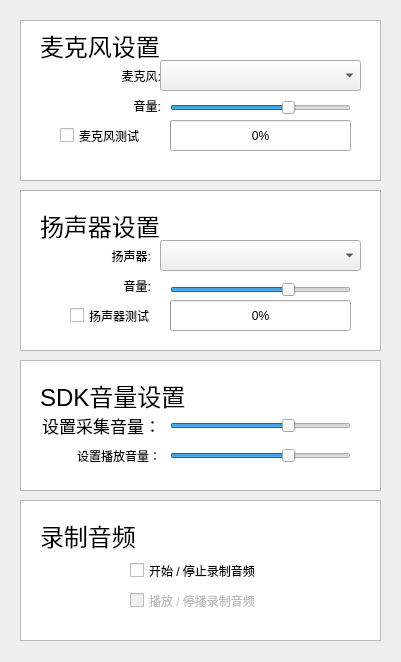
<?xml version="1.0" encoding="UTF-8"?>
<ui version="4.0">
 <class>TestAudioSetting</class>
 <widget class="QDialog" name="TestAudioSetting">
  <property name="geometry">
   <rect>
    <x>0</x>
    <y>0</y>
    <width>401</width>
    <height>662</height>
   </rect>
  </property>
  <property name="windowTitle">
   <string>声音设置</string>
  </property>
  <widget class="QCheckBox" name="switchAudioRecordBox">
   <property name="geometry">
    <rect>
     <x>130</x>
     <y>550</y>
     <width>171</width>
     <height>41</height>
    </rect>
   </property>
   <property name="text">
    <string>开始 / 停止录制音频</string>
   </property>
  </widget>
  <widget class="QCheckBox" name="startPlayAudioRecord">
   <property name="enabled">
    <bool>false</bool>
   </property>
   <property name="geometry">
    <rect>
     <x>130</x>
     <y>580</y>
     <width>161</width>
     <height>41</height>
    </rect>
   </property>
   <property name="text">
    <string>播放 / 停播录制音频</string>
   </property>
  </widget>
  <widget class="QSlider" name="sdkAudioPlayoutVolumeSlider">
   <property name="geometry">
    <rect>
     <x>170</x>
     <y>440</y>
     <width>181</width>
     <height>31</height>
    </rect>
   </property>
   <property name="maximum">
    <number>150</number>
   </property>
   <property name="value">
    <number>100</number>
   </property>
   <property name="orientation">
    <enum>Qt::Horizontal</enum>
   </property>
  </widget>
  <widget class="QLabel" name="playoutVolumeLabel">
   <property name="geometry">
    <rect>
     <x>30</x>
     <y>440</y>
     <width>131</width>
     <height>31</height>
    </rect>
   </property>
   <property name="text">
    <string>设置播放音量：</string>
   </property>
   <property name="alignment">
    <set>Qt::AlignRight|Qt::AlignTrailing|Qt::AlignVCenter</set>
   </property>
  </widget>
  <widget class="QLabel" name="captureVolumeLabel">
   <property name="geometry">
    <rect>
     <x>20</x>
     <y>410</y>
     <width>141</width>
     <height>31</height>
    </rect>
   </property>
   <property name="font">
    <font>
     <pointsize>13</pointsize>
    </font>
   </property>
   <property name="text">
    <string>设置采集音量：</string>
   </property>
   <property name="alignment">
    <set>Qt::AlignRight|Qt::AlignTrailing|Qt::AlignVCenter</set>
   </property>
  </widget>
  <widget class="QSlider" name="sdkAudioCaptureVolumeSlider">
   <property name="geometry">
    <rect>
     <x>170</x>
     <y>410</y>
     <width>181</width>
     <height>31</height>
    </rect>
   </property>
   <property name="maximum">
    <number>150</number>
   </property>
   <property name="value">
    <number>100</number>
   </property>
   <property name="orientation">
    <enum>Qt::Horizontal</enum>
   </property>
  </widget>
  <widget class="QLabel" name="filePath">
   <property name="geometry">
    <rect>
     <x>140</x>
     <y>526</y>
     <width>211</width>
     <height>20</height>
    </rect>
   </property>
   <property name="text">
    <string/>
   </property>
   <property name="alignment">
    <set>Qt::AlignRight|Qt::AlignTrailing|Qt::AlignVCenter</set>
   </property>
  </widget>
  <widget class="QLabel" name="getMusicDurationInMS_3">
   <property name="geometry">
    <rect>
     <x>40</x>
     <y>30</y>
     <width>291</width>
     <height>31</height>
    </rect>
   </property>
   <property name="font">
    <font>
     <pointsize>18</pointsize>
    </font>
   </property>
   <property name="text">
    <string>麦克风设置</string>
   </property>
   <property name="alignment">
    <set>Qt::AlignLeading|Qt::AlignLeft|Qt::AlignVCenter</set>
   </property>
  </widget>
  <widget class="QComboBox" name="micComboBox">
   <property name="geometry">
    <rect>
     <x>160</x>
     <y>60</y>
     <width>201</width>
     <height>31</height>
    </rect>
   </property>
   <property name="currentIndex">
    <number>-1</number>
   </property>
   <property name="maxVisibleItems">
    <number>2</number>
   </property>
  </widget>
  <widget class="QLabel" name="setMusicPublishVolume_8">
   <property name="geometry">
    <rect>
     <x>60</x>
     <y>60</y>
     <width>101</width>
     <height>31</height>
    </rect>
   </property>
   <property name="text">
    <string>麦克风:</string>
   </property>
   <property name="alignment">
    <set>Qt::AlignRight|Qt::AlignTrailing|Qt::AlignVCenter</set>
   </property>
  </widget>
  <widget class="QSlider" name="micVolumeSlider">
   <property name="geometry">
    <rect>
     <x>170</x>
     <y>100</y>
     <width>181</width>
     <height>16</height>
    </rect>
   </property>
   <property name="value">
    <number>66</number>
   </property>
   <property name="orientation">
    <enum>Qt::Horizontal</enum>
   </property>
  </widget>
  <widget class="QLabel" name="setMusicPublishVolume_10">
   <property name="geometry">
    <rect>
     <x>60</x>
     <y>90</y>
     <width>101</width>
     <height>31</height>
    </rect>
   </property>
   <property name="text">
    <string>音量:</string>
   </property>
   <property name="alignment">
    <set>Qt::AlignRight|Qt::AlignTrailing|Qt::AlignVCenter</set>
   </property>
  </widget>
  <widget class="QProgressBar" name="micProgressBar">
   <property name="geometry">
    <rect>
     <x>170</x>
     <y>120</y>
     <width>181</width>
     <height>31</height>
    </rect>
   </property>
   <property name="value">
    <number>0</number>
   </property>
  </widget>
  <widget class="QCheckBox" name="micButton">
   <property name="geometry">
    <rect>
     <x>60</x>
     <y>120</y>
     <width>101</width>
     <height>31</height>
    </rect>
   </property>
   <property name="text">
    <string>麦克风测试</string>
   </property>
  </widget>
  <widget class="QLabel" name="getMusicDurationInMS_4">
   <property name="geometry">
    <rect>
     <x>40</x>
     <y>210</y>
     <width>281</width>
     <height>31</height>
    </rect>
   </property>
   <property name="font">
    <font>
     <pointsize>18</pointsize>
    </font>
   </property>
   <property name="text">
    <string>扬声器设置</string>
   </property>
   <property name="alignment">
    <set>Qt::AlignLeading|Qt::AlignLeft|Qt::AlignVCenter</set>
   </property>
  </widget>
  <widget class="QLabel" name="setMusicPublishVolume_11">
   <property name="geometry">
    <rect>
     <x>30</x>
     <y>270</y>
     <width>121</width>
     <height>31</height>
    </rect>
   </property>
   <property name="text">
    <string>音量:</string>
   </property>
   <property name="alignment">
    <set>Qt::AlignRight|Qt::AlignTrailing|Qt::AlignVCenter</set>
   </property>
  </widget>
  <widget class="QProgressBar" name="speakerProgressBar">
   <property name="geometry">
    <rect>
     <x>170</x>
     <y>300</y>
     <width>181</width>
     <height>31</height>
    </rect>
   </property>
   <property name="value">
    <number>0</number>
   </property>
  </widget>
  <widget class="QSlider" name="speakerSlider">
   <property name="geometry">
    <rect>
     <x>170</x>
     <y>280</y>
     <width>181</width>
     <height>20</height>
    </rect>
   </property>
   <property name="value">
    <number>66</number>
   </property>
   <property name="orientation">
    <enum>Qt::Horizontal</enum>
   </property>
  </widget>
  <widget class="QLabel" name="setMusicPublishVolume_12">
   <property name="geometry">
    <rect>
     <x>30</x>
     <y>240</y>
     <width>121</width>
     <height>31</height>
    </rect>
   </property>
   <property name="text">
    <string>扬声器:</string>
   </property>
   <property name="alignment">
    <set>Qt::AlignRight|Qt::AlignTrailing|Qt::AlignVCenter</set>
   </property>
  </widget>
  <widget class="QCheckBox" name="speakerButton">
   <property name="geometry">
    <rect>
     <x>70</x>
     <y>300</y>
     <width>91</width>
     <height>31</height>
    </rect>
   </property>
   <property name="text">
    <string>扬声器测试</string>
   </property>
  </widget>
  <widget class="QComboBox" name="speakerComboBox">
   <property name="geometry">
    <rect>
     <x>160</x>
     <y>240</y>
     <width>201</width>
     <height>31</height>
    </rect>
   </property>
   <property name="currentIndex">
    <number>-1</number>
   </property>
   <property name="maxVisibleItems">
    <number>2</number>
   </property>
  </widget>
  <widget class="QLabel" name="getMusicDurationInMS_5">
   <property name="geometry">
    <rect>
     <x>40</x>
     <y>380</y>
     <width>301</width>
     <height>31</height>
    </rect>
   </property>
   <property name="font">
    <font>
     <pointsize>18</pointsize>
    </font>
   </property>
   <property name="text">
    <string>SDK音量设置</string>
   </property>
   <property name="alignment">
    <set>Qt::AlignLeading|Qt::AlignLeft|Qt::AlignVCenter</set>
   </property>
  </widget>
  <widget class="QLabel" name="getMusicDurationInMS_6">
   <property name="geometry">
    <rect>
     <x>40</x>
     <y>520</y>
     <width>291</width>
     <height>31</height>
    </rect>
   </property>
   <property name="font">
    <font>
     <pointsize>18</pointsize>
    </font>
   </property>
   <property name="text">
    <string>录制音频</string>
   </property>
   <property name="alignment">
    <set>Qt::AlignLeading|Qt::AlignLeft|Qt::AlignVCenter</set>
   </property>
  </widget>
  <widget class="QListView" name="listView">
   <property name="geometry">
    <rect>
     <x>20</x>
     <y>20</y>
     <width>361</width>
     <height>161</height>
    </rect>
   </property>
  </widget>
  <widget class="QListView" name="listView_2">
   <property name="geometry">
    <rect>
     <x>20</x>
     <y>190</y>
     <width>361</width>
     <height>161</height>
    </rect>
   </property>
  </widget>
  <widget class="QListView" name="listView_3">
   <property name="geometry">
    <rect>
     <x>20</x>
     <y>360</y>
     <width>361</width>
     <height>131</height>
    </rect>
   </property>
  </widget>
  <widget class="QListView" name="listView_4">
   <property name="geometry">
    <rect>
     <x>20</x>
     <y>500</y>
     <width>361</width>
     <height>141</height>
    </rect>
   </property>
  </widget>
  <widget class="QLabel" name="capVolumeLabel">
   <property name="geometry">
    <rect>
     <x>350</x>
     <y>410</y>
     <width>21</width>
     <height>31</height>
    </rect>
   </property>
   <property name="font">
    <font>
     <pointsize>10</pointsize>
    </font>
   </property>
   <property name="text">
    <string/>
   </property>
  </widget>
  <widget class="QLabel" name="playVolumeLabel">
   <property name="geometry">
    <rect>
     <x>350</x>
     <y>439</y>
     <width>21</width>
     <height>31</height>
    </rect>
   </property>
   <property name="font">
    <font>
     <pointsize>10</pointsize>
    </font>
   </property>
   <property name="text">
    <string/>
   </property>
  </widget>
  <zorder>listView_4</zorder>
  <zorder>listView_3</zorder>
  <zorder>listView_2</zorder>
  <zorder>listView</zorder>
  <zorder>switchAudioRecordBox</zorder>
  <zorder>startPlayAudioRecord</zorder>
  <zorder>sdkAudioPlayoutVolumeSlider</zorder>
  <zorder>playoutVolumeLabel</zorder>
  <zorder>captureVolumeLabel</zorder>
  <zorder>sdkAudioCaptureVolumeSlider</zorder>
  <zorder>filePath</zorder>
  <zorder>getMusicDurationInMS_3</zorder>
  <zorder>micComboBox</zorder>
  <zorder>setMusicPublishVolume_8</zorder>
  <zorder>micVolumeSlider</zorder>
  <zorder>setMusicPublishVolume_10</zorder>
  <zorder>micProgressBar</zorder>
  <zorder>micButton</zorder>
  <zorder>getMusicDurationInMS_4</zorder>
  <zorder>setMusicPublishVolume_11</zorder>
  <zorder>speakerProgressBar</zorder>
  <zorder>speakerSlider</zorder>
  <zorder>setMusicPublishVolume_12</zorder>
  <zorder>speakerButton</zorder>
  <zorder>speakerComboBox</zorder>
  <zorder>getMusicDurationInMS_5</zorder>
  <zorder>getMusicDurationInMS_6</zorder>
  <zorder>capVolumeLabel</zorder>
  <zorder>playVolumeLabel</zorder>
 </widget>
 <resources/>
 <connections/>
</ui>
